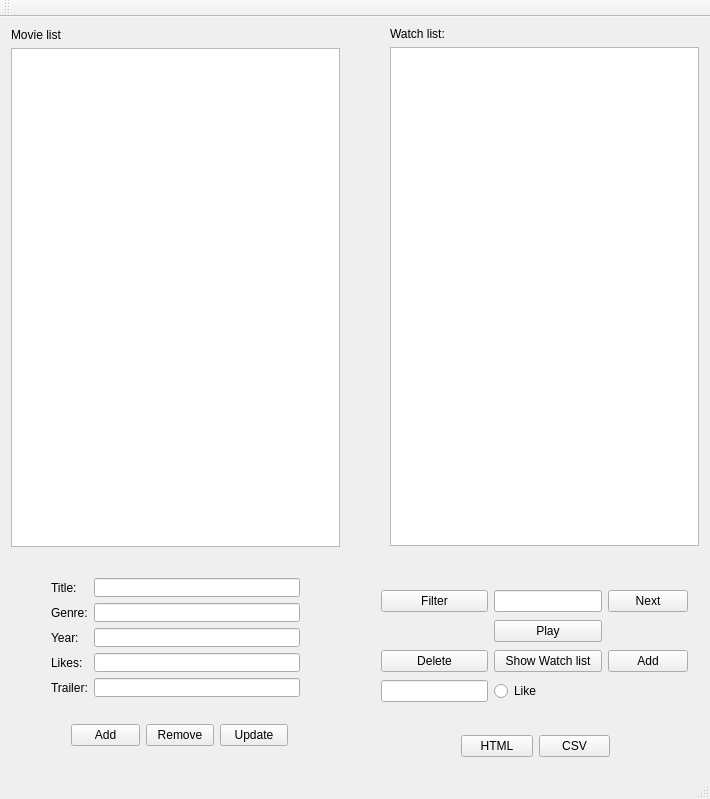
<?xml version="1.0" encoding="UTF-8"?>
<ui version="4.0">
 <class>GUIFinalClass</class>
 <widget class="QMainWindow" name="GUIFinalClass">
  <property name="geometry">
   <rect>
    <x>0</x>
    <y>0</y>
    <width>710</width>
    <height>799</height>
   </rect>
  </property>
  <property name="windowTitle">
   <string>GUIFinal</string>
  </property>
  <widget class="QWidget" name="centralWidget">
   <widget class="QWidget" name="verticalLayoutWidget">
    <property name="geometry">
     <rect>
      <x>0</x>
      <y>0</y>
      <width>351</width>
      <height>541</height>
     </rect>
    </property>
    <layout class="QVBoxLayout" name="verticalLayout">
     <item>
      <widget class="QLabel" name="label">
       <property name="text">
        <string>Movie list</string>
       </property>
      </widget>
     </item>
     <item>
      <widget class="QListWidget" name="movieWidget"/>
     </item>
    </layout>
   </widget>
   <widget class="QWidget" name="formLayoutWidget">
    <property name="geometry">
     <rect>
      <x>40</x>
      <y>550</y>
      <width>271</width>
      <height>141</height>
     </rect>
    </property>
    <layout class="QFormLayout" name="formLayout">
     <item row="0" column="0">
      <widget class="QLabel" name="titleLabel">
       <property name="text">
        <string>Title:</string>
       </property>
      </widget>
     </item>
     <item row="1" column="0">
      <widget class="QLabel" name="genreLabel">
       <property name="text">
        <string>Genre:</string>
       </property>
      </widget>
     </item>
     <item row="1" column="1">
      <widget class="QLineEdit" name="genreLineEdit"/>
     </item>
     <item row="2" column="0">
      <widget class="QLabel" name="yearLabel">
       <property name="text">
        <string>Year:</string>
       </property>
      </widget>
     </item>
     <item row="2" column="1">
      <widget class="QLineEdit" name="yearLineEdit"/>
     </item>
     <item row="3" column="0">
      <widget class="QLabel" name="likesLabel">
       <property name="text">
        <string>Likes:</string>
       </property>
      </widget>
     </item>
     <item row="3" column="1">
      <widget class="QLineEdit" name="likesLineEdit"/>
     </item>
     <item row="4" column="0">
      <widget class="QLabel" name="trailerLabel">
       <property name="text">
        <string>Trailer:</string>
       </property>
      </widget>
     </item>
     <item row="4" column="1">
      <widget class="QLineEdit" name="trailerLineEdit"/>
     </item>
     <item row="0" column="1">
      <widget class="QLineEdit" name="titleLineEdit"/>
     </item>
    </layout>
   </widget>
   <widget class="QWidget" name="gridLayoutWidget">
    <property name="geometry">
     <rect>
      <x>60</x>
      <y>693</y>
      <width>239</width>
      <height>51</height>
     </rect>
    </property>
    <layout class="QGridLayout" name="gridLayout">
     <item row="0" column="0">
      <widget class="QPushButton" name="addButton">
       <property name="text">
        <string>Add</string>
       </property>
      </widget>
     </item>
     <item row="0" column="1">
      <widget class="QPushButton" name="removeButton">
       <property name="text">
        <string>Remove</string>
       </property>
      </widget>
     </item>
     <item row="0" column="2">
      <widget class="QPushButton" name="updateButton">
       <property name="text">
        <string>Update</string>
       </property>
      </widget>
     </item>
    </layout>
   </widget>
   <widget class="QWidget" name="verticalLayoutWidget_2">
    <property name="geometry">
     <rect>
      <x>379</x>
      <y>-1</y>
      <width>331</width>
      <height>541</height>
     </rect>
    </property>
    <layout class="QVBoxLayout" name="verticalLayout_2">
     <item>
      <widget class="QLabel" name="label_2">
       <property name="text">
        <string>Watch list:</string>
       </property>
      </widget>
     </item>
     <item>
      <widget class="QListWidget" name="watchlistWidget"/>
     </item>
    </layout>
   </widget>
   <widget class="QWidget" name="gridLayoutWidget_2">
    <property name="geometry">
     <rect>
      <x>370</x>
      <y>560</y>
      <width>329</width>
      <height>141</height>
     </rect>
    </property>
    <layout class="QGridLayout" name="gridLayout_2">
     <item row="4" column="1">
      <widget class="QPushButton" name="playlistShowButton">
       <property name="text">
        <string>Show Watch list</string>
       </property>
      </widget>
     </item>
     <item row="5" column="0">
      <widget class="QLineEdit" name="deleteWLineEdit"/>
     </item>
     <item row="0" column="3">
      <widget class="QPushButton" name="nextButton">
       <property name="text">
        <string>Next</string>
       </property>
      </widget>
     </item>
     <item row="4" column="0">
      <widget class="QPushButton" name="playlistDeleteButton">
       <property name="text">
        <string>Delete</string>
       </property>
      </widget>
     </item>
     <item row="0" column="0">
      <widget class="QPushButton" name="filterButton">
       <property name="text">
        <string>Filter</string>
       </property>
      </widget>
     </item>
     <item row="0" column="1">
      <widget class="QLineEdit" name="filterLineEdit"/>
     </item>
     <item row="4" column="3">
      <widget class="QPushButton" name="playlistAddButton">
       <property name="text">
        <string>Add</string>
       </property>
      </widget>
     </item>
     <item row="1" column="1">
      <widget class="QPushButton" name="playButton">
       <property name="text">
        <string>Play</string>
       </property>
      </widget>
     </item>
     <item row="5" column="1">
      <widget class="QRadioButton" name="radioButton">
       <property name="text">
        <string>Like</string>
       </property>
      </widget>
     </item>
    </layout>
   </widget>
   <widget class="QWidget" name="horizontalLayoutWidget">
    <property name="geometry">
     <rect>
      <x>450</x>
      <y>699</y>
      <width>171</width>
      <height>61</height>
     </rect>
    </property>
    <layout class="QHBoxLayout" name="horizontalLayout">
     <item>
      <widget class="QPushButton" name="htmlButton">
       <property name="text">
        <string>HTML</string>
       </property>
      </widget>
     </item>
     <item>
      <widget class="QPushButton" name="csvButton">
       <property name="text">
        <string>CSV</string>
       </property>
      </widget>
     </item>
    </layout>
   </widget>
  </widget>
  <widget class="QMenuBar" name="menuBar">
   <property name="geometry">
    <rect>
     <x>0</x>
     <y>0</y>
     <width>710</width>
     <height>21</height>
    </rect>
   </property>
  </widget>
  <widget class="QToolBar" name="mainToolBar">
   <attribute name="toolBarArea">
    <enum>TopToolBarArea</enum>
   </attribute>
   <attribute name="toolBarBreak">
    <bool>false</bool>
   </attribute>
  </widget>
  <widget class="QStatusBar" name="statusBar"/>
 </widget>
 <layoutdefault spacing="6" margin="11"/>
 <resources>
  <include location="GUIFinal.qrc"/>
 </resources>
 <connections/>
</ui>
